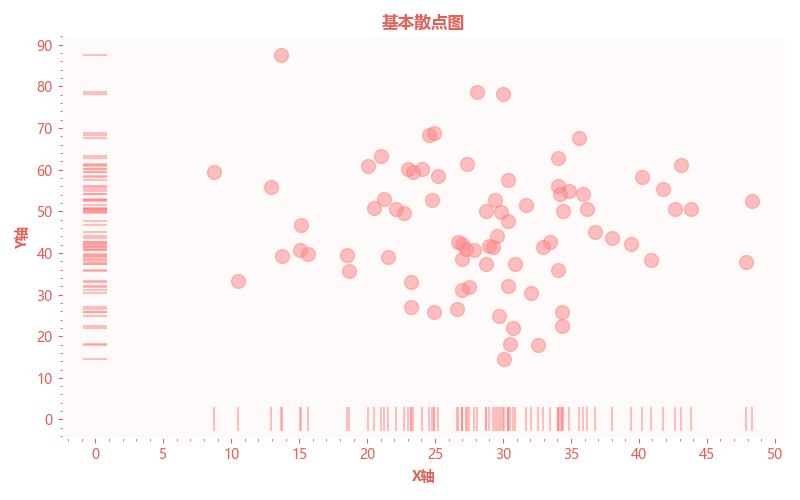

Here is the Python script that generated this plot:
# -*- coding: utf-8 -*-
# @Time    : 2025/9/19 19:16
# @Author  : AndyChen
# @FileName: B01_1.py
# @Software: PyCharm

# 基本散点图

## 1. 导入必要库并配置样式

import matplotlib.pyplot as plt
import pandas as pd
import matplotlib.ticker as ticker
from cycler import cycler

colors = ["#fe8383"]
plt.rcParams.update(
    {
        # 设置中文字体，以正常显示中文
        "font.sans-serif": ["Microsoft YaHei"],
        "axes.unicode_minus": False,
        # 自定义样式
        "figure.figsize": (8, 5),
        "figure.dpi": 100,
        "axes.prop_cycle": cycler(color=colors),
        "axes.facecolor": "#fefaf9",
        "axes.edgecolor": "#ffffff",
        "axes.titleweight": "bold",
        "axes.titlecolor": "#e16259",
        "axes.labelweight": "bold",
        "axes.labelcolor": "#e16259",
        "xtick.color": "#e16259",
        "ytick.color": "#e16259",
    }
)

## 2. 准备数据

# 从文件中读取数据
data = pd.read_csv("data.csv")
X = data["X"]
Y = data["Y"]

## 3. 创建窗口并绘制主图

fig, ax = plt.subplots()
# 绘制散点
ax.scatter(X, Y, s=100, c=colors[0], alpha=0.5)
# 绘制投影
ax.scatter(X, [0] * len(X), marker="|", c=colors[0], alpha=0.5, s=300)
ax.scatter([0] * len(X), Y, marker="_", c=colors[0], alpha=0.5, s=300)

## 4. 添加辅助元素

# 设置刻度间距
ax.xaxis.set_major_locator(ticker.MultipleLocator(5))
ax.xaxis.set_minor_locator(ticker.MultipleLocator(1))
ax.yaxis.set_major_locator(ticker.MultipleLocator(10))
ax.yaxis.set_minor_locator(ticker.MultipleLocator(2))

# 设置文本信息
ax.set_title("基本散点图")
ax.set_xlabel("X轴")
ax.set_ylabel("Y轴")

plt.tight_layout()
plt.savefig("B01_1.png")
plt.show()
